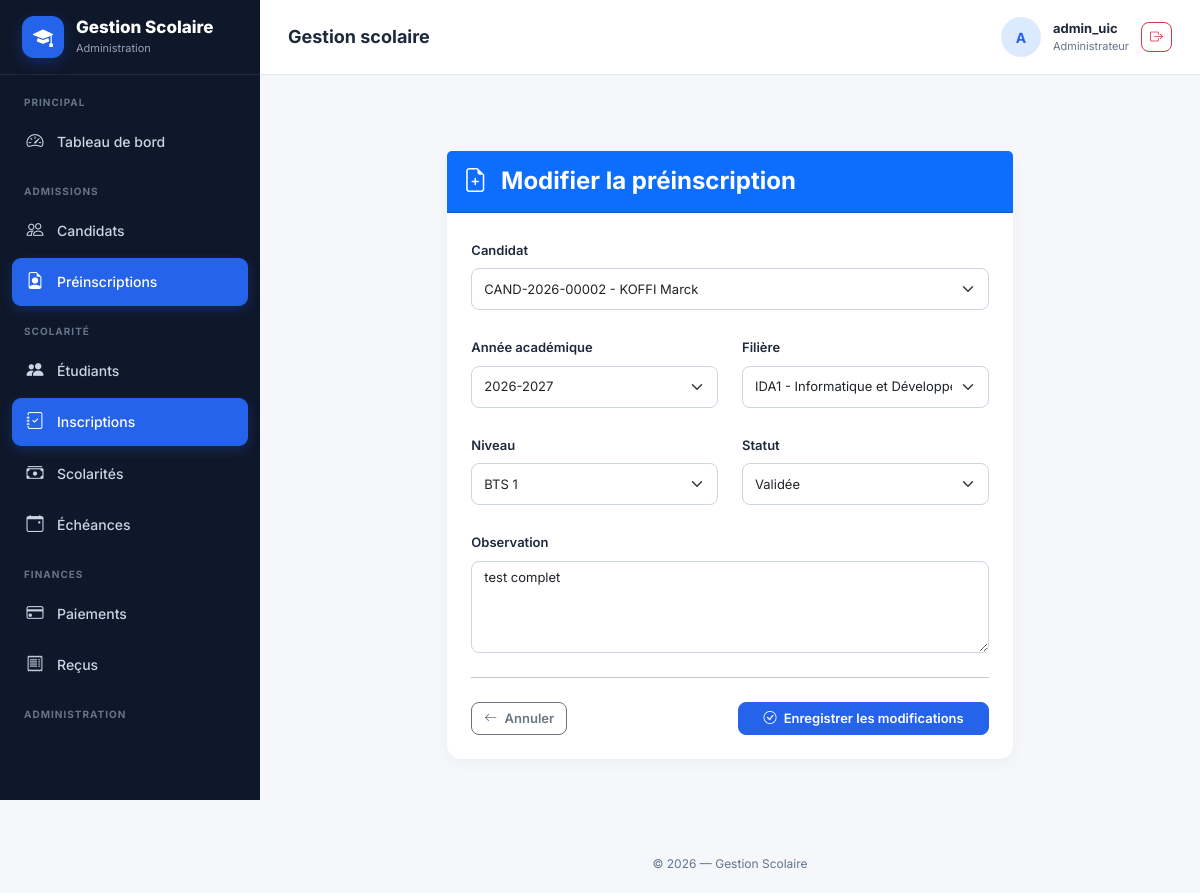
/preinscriptions/2/modifier/ (signed in), run on the app's committed database.
### gestion/models.py (models this page shows, shortened)
class Preinscription(models.Model):
    STATUT_CHOICES = [
        ("EN_ATTENTE", "En attente"),
        ("DOSSIER_INCOMPLET", "Dossier incomplet"),
        ("DOSSIER_COMPLET", "Dossier complet"),
        ("VALIDEE", "Validée"),
        ("REJETEE", "Rejetée"),
    ]
    numero = models.CharField(
        max_length=30,
        unique=True,
        editable=False
    )
    candidat = models.ForeignKey(
        Candidat,
        on_delete=models.PROTECT,
        related_name="preinscriptions"
    )
    annee_academique = models.ForeignKey(
        AnneeAcademique,
        on_delete=models.PROTECT,
        related_name="preinscriptions"
    )
    filiere = models.ForeignKey(
        Filiere,
        on_delete=models.PROTECT,
        related_name="preinscriptions"
    )
    niveau = models.ForeignKey(
        Niveau,
        on_delete=models.PROTECT,
        related_name="preinscriptions"
    )
    statut = models.CharField(
        max_length=30,
        choices=STATUT_CHOICES,
        default="EN_ATTENTE"
    )
    date_demande = models.DateTimeField(
        auto_now_add=True
    )
    date_traitement = models.DateTimeField(
        null=True,
        blank=True
    )
    observation = models.TextField(
        blank=True
    )
    class Meta:
        verbose_name = "Préinscription"
        verbose_name_plural = "Préinscriptions"
        ordering = ["-date_demande"]
        constraints = [
            models.UniqueConstraint(
                fields=[
                    "candidat",
                    "annee_academique",
                ],
                name="unique_preinscription_candidat_annee"
            )
        ]

### gestion/views.py (the view)
@login_required
def preinscription_update(request, pk):
    preinscription = get_object_or_404(
        Preinscription,
        pk=pk
    )
    if request.method == "POST":
        form = PreinscriptionForm(
            request.POST,
            instance=preinscription
        )
        if form.is_valid():
            preinscription = form.save()
            messages.success(
                request,
                f"La préinscription {preinscription.numero} a été modifiée avec succès."
            )
            return redirect(
                "gestion:preinscription_detail",
                pk=preinscription.pk
            )
    else:
        form = PreinscriptionForm(
            instance=preinscription
        )
    return render(
        request,
        "gestion/preinscriptions/form.html",
        {
            "form": form,
            "titre": "Modifier la préinscription",
            "bouton": "Enregistrer les modifications",
            "preinscription": preinscription,
        }
    )

### gestion/models.py (called while the page is built)
    def __str__(self):
        return self.libelle

    def __str__(self):
        return f"{self.code} - {self.nom}"

    def __str__(self):
        return self.nom

    def __str__(self):
        return (
            f"{self.matricule_candidat} - "
            f"{self.nom} {self.prenoms}"
        )

### gestion/templates/gestion/preinscriptions/form.html (shortened to what this page needs)
{% extends "gestion/base.html" %}
{% block content %}
<div class="container py-5">
<div class="row justify-content-center">
    <div class="col-xl-8 col-lg-10">
        <div class="card shadow-sm border-0">
            <div class="card-header bg-primary text-white py-3">
                <h4 class="mb-0 fw-bold">
                    <i class="bi bi-file-earmark-plus me-2"></i>
                    {{ titre }}
                </h4>
            </div>
            <div class="card-body p-4">
                <form method="post">
                    <div class="row g-4">
                        <div class="col-md-12">
                            <label class="form-label fw-semibold">
                                Candidat
                            </label>
                            {{ form.candidat }}
                        </div>
                        <div class="col-md-6">
                            <label class="form-label fw-semibold">
                                Année académique
                            </label>
                            {{ form.annee_academique }}
                        </div>
                        <div class="col-md-6">
                            <label class="form-label fw-semibold">
                                Filière
                            </label>
                            {{ form.filiere }}
                        </div>
                        <div class="col-md-6">
                            <label class="form-label fw-semibold">
                                Niveau
                            </label>
                            {{ form.niveau }}
                        </div>
                        <div class="col-md-6">
                            <label class="form-label fw-semibold">
                                Statut
                            </label>
                            {{ form.statut }}
                        </div>
                        <div class="col-12">
                            <label class="form-label fw-semibold">
                                Observation
                            </label>
                            {{ form.observation }}
                        </div>
                    </div>
                    <hr class="my-4">
                    <div class="d-flex justify-content-between">
                        <a
                            href="{% url 'gestion:preinscription_liste' %}"
                            class="btn btn-outline-secondary"
                        >
                            <i class="bi bi-arrow-left me-1"></i>
                            Annuler
                        </a>
                        <button
                            type="submit"
                            class="btn btn-primary px-4"
                        >
                            <i class="bi bi-check-circle me-1"></i>
                            {{ bouton }}
                        </button>
                    </div>
                </form>
            </div>
        </div>
    </div>
</div>
</div>
{% endblock %}

### gestion/templates/gestion/base.html (shortened to what this page needs)
{% load static %}
<!DOCTYPE html>
<html lang="fr">
<head>
    <link
        href="https://cdn.jsdelivr.net/npm/bootstrap@5.3.3/dist/css/bootstrap.min.css"
        rel="stylesheet"
    >
    <link
        rel="stylesheet"
        href="https://cdn.jsdelivr.net/npm/bootstrap-icons@1.11.3/font/bootstrap-icons.min.css"
    >
</head>
<body>
<aside
    class="sidebar"
    id="sidebar"
>
    <div class="sidebar-brand">
        <div class="brand-icon">
            <i class="bi bi-mortarboard-fill"></i>
        </div>
        <div>
            <div class="brand-title">
                Gestion Scolaire
            </div>
            <div class="brand-subtitle">
                Administration
            </div>
        </div>
    </div>
    <div class="sidebar-menu">
        <div class="menu-title">
            Principal
        </div>
        <a
            href="{% url 'gestion:dashboard' %}"
            class="menu-link
            "
        >
            <i class="bi bi-speedometer2"></i>
            <span>
                Tableau de bord
            </span>
        </a>
        <div class="menu-title">
            Admissions
        </div>
        <a
            href="{% url 'gestion:candidats_liste' %}"
            class="menu-link
            "
        >
            <i class="bi bi-people"></i>
            <span>
                Candidats
            </span>
        </a>
        <a
            href="{% url 'gestion:preinscription_liste' %}"
            class="menu-link
            {% if 'preinscription' in request.resolver_match.url_name %}
                active
            {% endif %}"
        >
            <i class="bi bi-file-earmark-person"></i>
            <span>
                Préinscriptions
            </span>
        </a>
        <div class="menu-title">
            Scolarité
        </div>
        <a
            href="{% url 'gestion:etudiants_liste' %}"
            class="menu-link
            "
        >
            <i class="bi bi-people-fill"></i>
            <span>
                Étudiants
            </span>
        </a>
        <a
            href="{% url 'gestion:inscriptions_liste' %}"
            class="menu-link
            {% if 'inscription' in request.resolver_match.url_name %}
                active
            {% endif %}"
        >
            <i class="bi bi-journal-check"></i>
            <span>
                Inscriptions
            </span>
        </a>
        <a
            href="{% url 'gestion:scolarites_liste' %}"
            class="menu-link
            "
        >
            <i class="bi bi-cash-stack"></i>
            <span>
                Scolarités
            </span>
        </a>
        <a
            href="{% url 'gestion:echeances_liste' %}"
            class="menu-link
            "
        >
            <i class="bi bi-calendar-event"></i>
            <span>
                Échéances
            </span>
        </a>
        <div class="menu-title">
            Finances
        </div>
        <a
            href="{% url 'gestion:paiements_liste' %}"
            class="menu-link
            "
        >
            <i class="bi bi-credit-card"></i>
            <span>
                Paiements
            </span>
        </a>
        <a
            href="{% url 'gestion:recus_liste' %}"
            class="menu-link
            "
        >
            <i class="bi bi-receipt"></i>
            <span>
                Reçus
            </span>
        </a>
        <div class="menu-title">
            Administration
        </div>
    </div>
</aside>
<div class="main-wrapper">
    <header class="topbar">
        <div class="topbar-left">
            <div>
                <h1 class="page-title">
                    {% block page_title %}
                        Gestion scolaire
                    {% endblock %}
                </h1>
            </div>
        </div>
        <div class="user-area">
            <div class="user-avatar">
                {% if request.user.is_authenticated %}
                    {{ request.user.username|first|upper }}
                {% else %}
                    <i class="bi bi-person"></i>
                {% endif %}
            </div>
            <div class="user-info">
                {% if request.user.is_authenticated %}
                    <div class="user-name">
                        {% if request.user.get_full_name %}
                            {{ request.user.get_full_name }}
                        {% else %}
                            {{ request.user.username }}
                        {% endif %}
                    </div>
                    <div class="user-role">
                        {% if request.user.is_superuser %}
                            Administrateur
                        {% else %}
                            Gestionnaire
                        {% endif %}
                    </div>
                {% endif %}
            </div>
     {% if request.user.is_authenticated %}
    <form
        method="post"
        action="{% url 'logout' %}"
        class="d-inline"
    >
        <button
            type="submit"
            class="btn btn-sm btn-outline-danger"
            title="Déconnexion"
        >
            <i class="bi bi-box-arrow-right"></i>
        </button>
    </form>
{% endif %}
        </div>
    </header>
    <main class="content-wrapper">
        {% block content %}
        {% endblock %}
    </main>
    <footer class="footer">
        © {% now "Y" %} — Gestion Scolaire
    </footer>
</div>
</body>
</html>

### gestion/templates/gestion/base.html (style rules this page uses)
:root { --primary: #2563eb; --primary-dark: #1d4ed8; --sidebar-width: 260px; --bg-main: #f5f7fb; --text-dark: #1e293b; --text-muted: #64748b; --border-color: #e2e8f0; --sidebar-bg: #0f172a; --white: #ffffff; }
* { box-sizing: border-box; }
html { scroll-behavior: smooth; }
body { margin: 0; font-family: "Inter", sans-serif; background: var(--bg-main); color: var(--text-dark); }
a { text-decoration: none; }
.sidebar { position: fixed; top: 0; left: 0; width: var(--sidebar-width); height: 100vh; background: var(--sidebar-bg); color: white; z-index: 1050; overflow-y: auto; transition: transform .3s ease; }
.sidebar-brand { height: 75px; display: flex; align-items: center; padding: 0 22px; border-bottom: 1px solid rgba(255,255,255,.08); }
.brand-icon { width: 42px; height: 42px; min-width: 42px; border-radius: 12px; display: flex; align-items: center; justify-content: center; background: var(--primary); margin-right: 12px; font-size: 20px; box-shadow: 0 5px 15px rgba(37,99,235,.25); }
.brand-title { font-size: 17px; font-weight: 800; line-height: 1.1; color: white; }
.brand-subtitle { font-size: 11px; color: #94a3b8; margin-top: 3px; }
.sidebar-menu { padding: 20px 12px 30px; }
.menu-title { font-size: 10px; text-transform: uppercase; letter-spacing: 1px; color: #64748b; font-weight: 700; padding: 0 12px; margin-top: 18px; margin-bottom: 8px; }
.menu-title:first-child { margin-top: 0; }
.menu-link { display: flex; align-items: center; gap: 12px; padding: 11px 13px; margin-bottom: 4px; color: #cbd5e1; text-decoration: none; border-radius: 9px; font-size: 14px; font-weight: 500; transition: background .2s ease, color .2s ease, transform .2s ease; }
.menu-link i { width: 20px; min-width: 20px; text-align: center; font-size: 17px; }
.menu-link.active { background: var(--primary); color: white; box-shadow: 0 4px 12px rgba(37,99,235,.25); }
.main-wrapper { margin-left: var(--sidebar-width); min-height: 100vh; display: flex; flex-direction: column; }
.topbar { height: 75px; background: white; border-bottom: 1px solid var(--border-color); display: flex; align-items: center; justify-content: space-between; padding: 0 28px; position: sticky; top: 0; z-index: 1000; }
.topbar-left { display: flex; align-items: center; gap: 15px; }
.page-title { font-size: 18px; font-weight: 700; margin: 0; color: var(--text-dark); }
.user-area { display: flex; align-items: center; gap: 12px; }
.user-avatar { width: 40px; height: 40px; min-width: 40px; border-radius: 50%; background: #dbeafe; color: var(--primary); display: flex; align-items: center; justify-content: center; font-weight: 700; font-size: 14px; }
.user-info { line-height: 1.2; }
.user-name { font-size: 13px; font-weight: 700; color: var(--text-dark); }
.user-role { font-size: 11px; color: var(--text-muted); margin-top: 3px; }
.content-wrapper { padding: 28px; min-height: calc(100vh - 75px); flex: 1; }
.card { border: 1px solid var(--border-color); border-radius: 14px; background: white; }
.shadow-sm { box-shadow: 0 4px 15px rgba(15,23,42,.04) !important; }
.btn { border-radius: 8px; font-weight: 600; font-size: 13px; }
.btn-primary { background: var(--primary); border-color: var(--primary); }
.form-label { font-size: 13px; color: var(--text-dark); font-weight: 600; }
.form-control, .form-select { border-radius: 8px; border-color: #cbd5e1; min-height: 42px; font-size: 13px; }
textarea.form-control { min-height: auto; }
.footer { padding: 20px 28px; color: var(--text-muted); font-size: 12px; text-align: center; background: transparent; }

### data on the page
Preinscription: candidat "CAND-2026-00002 - KOFFI Marck", annee_academique "2026-2027", filiere "IDA1 - Informatique et Développement d'Applications", niveau "BTS 1", statut "Validée", observation "test complet"

### other printed values
{{ request.user.username|first|upper }} "A"
{{ request.user.username }} "admin_uic"
{{ titre }} "Modifier la préinscription"
{{ bouton }} "Enregistrer les modifications"
